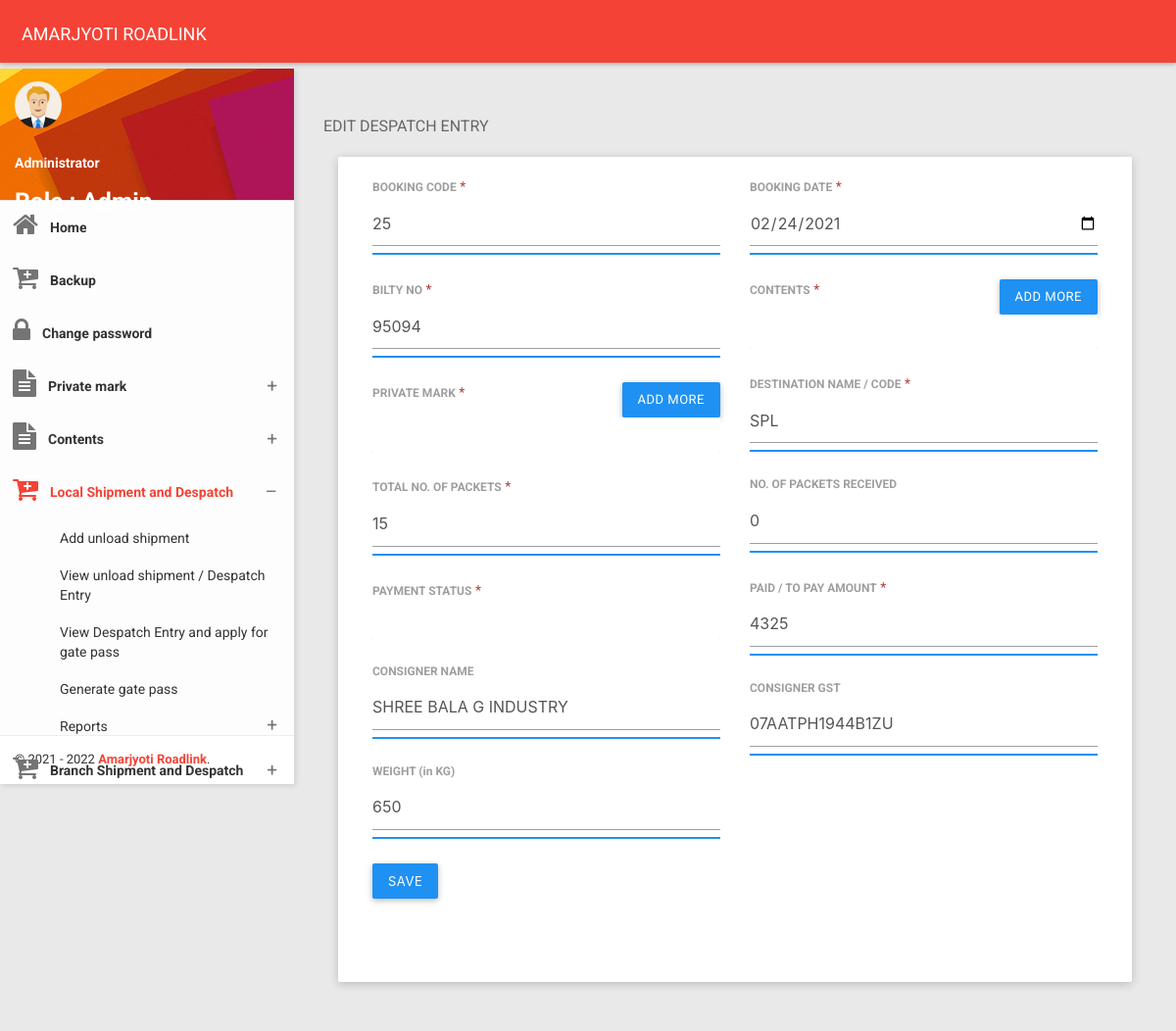
/edit_despatch_entry.php?despatch_id=20210302123403 (signed in), run on the app's committed database.
### tables this page shows
CREATE TABLE IF NOT EXISTS `admin_login_access` (
  `id` bigint(14) NOT NULL AUTO_INCREMENT,
  `username` varchar(20) NOT NULL,
  `name` varchar(200) NOT NULL,
  `password` varchar(50) NOT NULL,
  `role` int(1) NOT NULL,
  `status` int(1) NOT NULL,
  `create_user` varchar(20) NOT NULL,
  PRIMARY KEY (`id`),
  UNIQUE KEY `uname` (`username`)
);

CREATE TABLE IF NOT EXISTS `despatch` (
  `id` bigint(14) NOT NULL,
  `unload_id` bigint(14) NOT NULL,
  `booking_code` varchar(50) NOT NULL,
  `booking_date` date NOT NULL,
  `bilty_no` bigint(10) NOT NULL,
  `content_id` bigint(14) NOT NULL,
  `private_mark_id` bigint(14) NOT NULL,
  `packet_quantity` int(10) NOT NULL,
  `packet_received` int(10) NOT NULL,
  `weight` double(10,2) NOT NULL,
  `payment_status` varchar(1) NOT NULL,
  `pay_cod_amt` double(14,2) NOT NULL,
  `destination` varchar(50) NOT NULL,
  `consigner_name` varchar(200) DEFAULT NULL,
  `consigner_gst` varchar(100) DEFAULT NULL,
  `create_user` varchar(30) NOT NULL,
  PRIMARY KEY (`id`)
);

### edit_despatch_entry.php (the view, shortened to what the rows shown need)
<?php
$main_page = "Local shipment";
if ($_SESSION['shipment_user']) {
    $login_user = $_SESSION['shipment_user'];
    if ($_GET['despatch_id']) {
        $despatch_id = $_GET['despatch_id'];
        $despatchSQL = "SELECT * FROM despatch WHERE id='$despatch_id'";
        $despatch_fetch = json_decode(ret_json_str($despatchSQL));
        foreach ($despatch_fetch as $despatch_val) {
            $booking_code = $despatch_val->booking_code;
            $booking_date = $despatch_val->booking_date;
            $bilty_no = $despatch_val->bilty_no;
            $packet_quantity = $despatch_val->packet_quantity;
            $packet_received = $despatch_val->packet_received;
            $weight = $despatch_val->weight;
            $pay_cod_amt = $despatch_val->pay_cod_amt;
            $destination = $despatch_val->destination;
            $consigner_name = $despatch_val->consigner_name;
            $consigner_gst = $despatch_val->consigner_gst;
        }
        ?>﻿
        <!DOCTYPE html>
        <html>
            <head>
                <?php
                include './header_links.php';
                ?>
            </head>
            <body class="theme-red">
                <?php
                include './menu.php';
                ?>
                <section class="content">
                    <div class="container-fluid">
                        <div class="block-header">
                            <h2>EDIT DESPATCH ENTRY</h2>
                        </div>
                        <div class="row clearfix">
                            <div class="col-lg-12 col-md-12 col-sm-12 col-xs-12">
                                <div class="card">
                                    <div class="body">
                                        <div class="row clearfix">
                                            <div class="col-sm-6">
                                                <div class="form-group">
                                                    <label>BOOKING CODE</label><span class="text-danger"> *</span>
                                                    <div class="form-line">
                                                        <input type="text" tabindex="1" class="form-control" name="booking_code" id="booking_code" placeholder="ENTER BOOKING CODE" value="<?php echo $booking_code; ?>" />
                                                    </div>
                                                </div>
                                                <div class="form-group">
                                                    <label>BILTY NO</label><span class="text-danger"> *</span>
                                                    <div class="form-line">
                                                        <input type="text" tabindex="3" class="form-control" name="bilty_no" id="bilty_no" placeholder="ENTER BILTY NO" value="<?php echo $bilty_no; ?>"/>
                                                    </div>
                                                </div>
                                                <div class="form-group">
                                                    <label>PRIVATE MARK</label><span class="text-danger"> *</span>
                                                    <a href="add_private_mark.php" target="_blank" class="btn btn-primary" style="float: right;">
                                                        Add more</a>
                                                    <div class="form-line">
                                                    </div>
                                                </div>
                                                <div class="form-group">
                                                    <label>TOTAL NO. OF PACKETS</label><span class="text-danger"> *</span>
                                                    <div class="form-line">
                                                        <input type="number" tabindex="7" class="form-control" name="no_packets" id="no_packets" placeholder="ENTER TOTAL NO. OF PACKETS" value="<?php echo $packet_quantity; ?>"/>
                                                    </div>
                                                </div>
                                                <div class="form-group">
                                                    <label>PAYMENT STATUS</label><span class="text-danger"> *</span>
                                                    <div class="form-line">
                                                    </div>
                                                </div>
                                                <div class="form-group">
                                                    <label>CONSIGNER NAME</label><span class="text-danger"> </span>
                                                    <div class="form-line">
                                                        <input type="text" tabindex="11" class="form-control" name="consigner_name" id="consigner_name" placeholder="ENTER CONSIGNER NAME" value="<?php echo $consigner_name; ?>" />
                                                    </div>
                                                </div>
                                                <div class="form-group">
                                                    <label>WEIGHT (in KG)</label><span class="text-danger"> </span>
                                                    <div class="form-line">
                                                        <input type="number" tabindex="8" step="0.01" class="form-control" name="weight" id="weight" placeholder="ENTER WEIGHT" value="<?php echo $weight; ?>" />
                                                    </div>
                                                </div>
                                                <div class="form-group">
                                                    <button type="button" tabindex="11" name="edit_dispatch_entry" id="edit_dispatch_entry" class="btn btn-primary" onclick="edit_dispatch_entry();">
                                                        SAVE
                                                    </button>
                                                </div>
                                            </div>
                                            <div class="col-sm-6">
                                                <div class="form-group">
                                                    <label>BOOKING DATE</label><span class="text-danger"> *</span>
                                                    <div class="form-line">
                                                        <input type="date" tabindex="2" class="form-control" name="booking_date" id="booking_date" placeholder="ENTER BOOKING DATE" value="<?php echo $booking_date; ?>" />
                                                    </div>
                                                </div>
                                                <div class="form-group">
                                                    <label>CONTENTS</label><span class="text-danger"> *</span>
                                                    <a href="add_goods.php" target="_blank" class="btn btn-primary" style="float: right;">
                                                        Add more</a>
                                                    <div class="form-line">
                                                        </div>
                                                </div>
                                                <div class="form-group">
                                                    <label>DESTINATION NAME / CODE</label><span class="text-danger"> *</span>
                                                    <div class="form-line">
                                                        <input type="text" tabindex="6" class="form-control" name="dest_name_code" id="dest_name_code" placeholder="ENTER DESTINATION NAME / CODE" value="<?php echo $destination; ?>"/>
                                                    </div>
                                                </div>
                                                <div class="form-group">
                                                    <label>NO. OF PACKETS RECEIVED</label><span class="text-danger"></span>
                                                    <div class="form-line">
                                                        <input type="number" tabindex="7" class="form-control" name="no_packets_received" id="no_packets_received" placeholder="ENTER NO. OF PACKETS RECEIVED" value="<?php echo $packet_received; ?>"/>
                                                    </div>
                                                </div>
                                                <div class="form-group">
                                                    <label>PAID / TO PAY AMOUNT</label><span class="text-danger"> *</span>
                                                    <div class="form-line">
                                                        <input type="number" tabindex="10" step="0.01" class="form-control" name="paid_cod_amt" id="paid_cod_amt" placeholder="ENTER PAID / TO PAY AMOUNT AMOUNT" value="<?php echo $pay_cod_amt; ?>" />
                                                    </div>
                                                </div>
                                                <div class="form-group">
                                                    <label>CONSIGNER GST</label><span class="text-danger"></span>
                                                    <div class="form-line">
                                                        <input type="text" tabindex="12" class="form-control" name="consigner_gst" id="consigner_gst" placeholder="ENTER CONSIGNER GST" value="<?php echo $consigner_gst; ?>"/>
                                                    </div>
                                                </div>
                                            </div>
                                        </div>
                                    </div>
                                </div>
                            </div>
                        </div>
                    </div>
                </section>
            </body>
        </html>
        <?php
    }
} else {
    header("location:index.php");
}
?>

### menu.php (shortened to what the rows shown need)
<nav class="navbar">
    <div class="container-fluid">
        <div class="navbar-header">
            <a class="navbar-brand" href="home.php"><?php echo getCompanyName(); ?></a>
        </div>
    </div>
</nav>
<section>
    <aside id="leftsidebar" class="sidebar">
        <div class="user-info">
            <div class="image">
                <img src="images/user.png" width="48" height="48" alt="User" />
            </div>
            <?php
            $loginuser_SQL = "SELECT * FROM admin_login_access WHERE username='$login_user'";
            $fetch_loginuser = json_decode(ret_json_str($loginuser_SQL));
            foreach ($fetch_loginuser as $fetch_loginusers) {
                $login_role_id = $fetch_loginusers->role;
                if ($login_role_id == 1) {
                    $login_role_name = "Admin";
                } elseif ($login_role_id == 2) {
                    $login_role_name = "Co-admin";
                } else {
                    $login_role_name = "User";
                }
            }
            ?>
            <div class="info-container" style="color: #FFFFFF;">
                <div class="name" data-toggle="dropdown" aria-haspopup="true" aria-expanded="false">
                    <b><?php echo $fetch_loginusers->name; ?></b></div>
                <h5>Role : <?php echo $login_role_name; ?></h5>
            </div>
        </div>
        <div class="menu">
            <ul class="list">
                <li class="<?php if ($main_page == "Dashboard") { ?> active <?php } ?>">
                    <a href="home.php">
                        <i class="fa fa-home fa-2x"></i>
                        <span>Home</span>
                    </a>
                </li>
                  <li>
                    <a href="export_db.php">
                        <i class="fa fa-cart-plus fa-2x"></i>
                        <span>Backup</span>
                    </a>
                </li>
                <?php
                if ($login_user != "admin") {
                    ?>
                    <li class="<?php if ($main_page == "Change password") { ?> active <?php } ?>">
                        <a href="change_password.php">
                            <i class="fa fa-lock fa-2x"></i>
                            <span>Change password</span>
                        </a>
                    </li>
                    <?php
                }
                ?>
                <li class="<?php if ($main_page == "Private mark") { ?> active <?php } ?>">
                    <a href="javascript:void(0);" class="menu-toggle">
                        <i class="fa fa-file-text fa-2x"></i>
                        <span>Private mark</span>
                    </a>
                </li>
                <li class="<?php if ($main_page == "Contents") { ?> active <?php } ?>">
                    <a href="javascript:void(0);" class="menu-toggle">
                        <i class="fa fa-file-text fa-2x"></i>
                        <span>Contents</span>
                    </a>
                </li>
                <li class="<?php if ($main_page == "Local shipment") { ?> active <?php } ?>">
                    <a href="javascript:void(0);" class="menu-toggle">
                        <i class="fa fa-cart-plus fa-2x"></i>
                        <span>Local Shipment and Despatch</span>
                    </a>
                    <ul class="ml-menu">
                        <li>
                            <a href="add_unload_shipment.php">
                                <span>Add unload shipment</span></a> </li>
                        <li>
                            <a href="view_unload_shipment.php">
                                <span>View unload shipment / Despatch Entry</span></a> </li>
                        <li>
                            <a href="view_despatch_entry.php">
                                <span>View Despatch Entry and apply for gate pass</span></a> </li>
                        <li>
                            <a href="generate_gatepass.php">
                                <span>Generate gate pass</span></a> </li>
                        <li>
                            <a href="javascript:void(0);" class="menu-toggle">
                                <span>Reports</span>
                            </a>
                        </li>
                    </ul>
                </li>
                <li class="<?php if ($main_page == "Branch shipment") { ?> active <?php } ?>">
                    <a href="javascript:void(0);" class="menu-toggle">
                        <i class="fa fa-cart-plus fa-2x"></i>
                        <span>Branch Shipment and Despatch</span>
                    </a>
                </li>
            </ul>
        </div>
        <div class="legal">
            <div class="copyright">
                &copy; 2021 - 2022 <a href="#">Amarjyoti Roadlink</a>.
            </div>
        </div>
    </aside>
</section>

### data on the page
admin_login_access: name "Administrator", role "Admin"
despatch: booking_code "25", bilty_no "95094", no_packets "15", consigner_name "SHREE BALA G INDUSTRY", weight "650", booking_date "02/24/2021", dest_name_code "SPL", no_packets_received "0", paid_cod_amt "4325", consigner_gst "07AATPH1944B1ZU"

### other printed values
getCompanyName() "AMARJYOTI ROADLINK"
